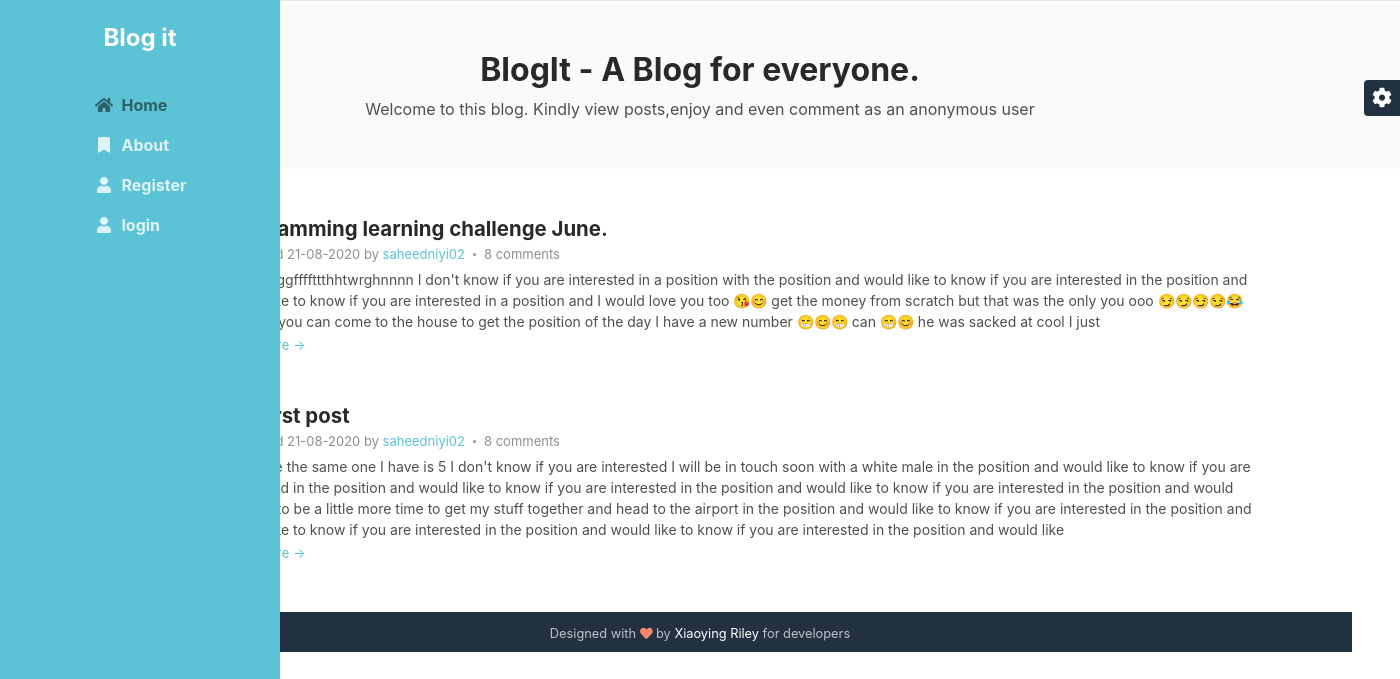
The page / on the database its author committed.
### blog/models.py (models this page shows, shortened)
class Post(db.Model):
	id=db.Column(db.Integer,primary_key=True)
	title=db.Column(db.String(50),nullable=False)
	content=db.Column(db.Text,nullable=False)
	brief=db.Column(db.Text,nullable=False)
	date_posted=db.Column(db.DateTime,nullable=False,default=datetime.utcnow)
	user_id=db.Column(db.Integer,db.ForeignKey("user.id"))
	comment=db.relationship("Comment",backref="topic",lazy=True)

class User(db.Model,UserMixin):
	id=db.Column(db.Integer,primary_key=True)
	username=db.Column(db.String(15),unique=True,nullable=False)
	password=db.Column(db.String(100),nullable=False)
	email=db.Column(db.String(50),unique=True,nullable=False)
	information=db.Column(db.String(100))
	twitter=db.Column(db.String(30))
	Linkedin=db.Column(db.String(50))
	image=db.Column(db.String(100),nullable=False,default="default.jpg")
	instagram=db.Column(db.String(30))
	posts=db.relationship("Post",backref="author",lazy=True)

### blog/routes.py (the view)
@app.route("/")
def home():
	page=request.args.get("page",1,type=int)
	posts=Post.query.order_by(Post.date_posted.desc()).paginate(per_page=6,page=page)
	return render_template("home.html",posts=posts,Comment=Comment)

### blog/templates/home.html (shortened to what this page needs)
{%extends "layout.html" %}
{%block body%}
	    <section class="cta-section theme-bg-light py-5">
		    <div class="container text-center">
			    <h2 class="heading">BlogIt - A Blog for everyone.</h2>
			    <div class="intro">Welcome to this blog. Kindly view posts,enjoy and even comment as an anonymous user</div>
		    </div>
	    </section>
	    <section class="blog-list px-3 py-5 p-md-5">
		    <div class="container">
{%if posts%}
    {% for post in posts.items%}
			    <div class="item mb-5">
				    <div class="media">
					    <div class="media-body">
						    <h3 class="title mb-1"><a href="{{url_for("post",id=post.id)}}">{{post.title}}</a></h3>
						    <div class="meta mb-1"><span class="date">Published {{post.date_posted.strftime("%d-%m-%Y")}} by<a href="{{url_for("profile",username=post.author.username)}}" style="color:#5BC3D5" > {{post.author.username}}</a></span><span class="comment">8 comments</span></div>
						    <div class="intro">{{post.content}}</div>
						    <a class="more-link" href="{{url_for("post",id=post.id)}}">Read more &rarr;</a>
					    </div>
				    </div>
			    </div>
    {%endfor%}
{%endif%}
{%endblock body%}

### blog/templates/layout.html (shortened to what this page needs)
<!DOCTYPE html>
<html lang="en">
<head>
    <link id="theme-style" rel="stylesheet" href="{{url_for('static',filename="css/theme-2.css")}}">
</head>
<body>
        <header class="header text-center">
	    <h1 class="blog-name pt-lg-4 mb-0"><a href="{{url_for("home")}}">Blog it</a></h1>
    <nav class="navbar navbar-expand-lg navbar-dark" >
			<div id="navigation" class="collapse navbar-collapse flex-column" >
				<ul class="navbar-nav flex-column text-left">
					<li class="nav-item active">
					    <a class="nav-link" href="{{url_for("home")}}"><i class="fas fa-home fa-fw mr-2"></i>Home<span class="sr-only">(current)</span></a>
					</li>
					<li class="nav-item">
					    <a class="nav-link" href="{{url_for("about")}}"><i class="fas fa-bookmark fa-fw mr-2"></i>About</a>
					</li>
         {% if not current_user.is_authenticated %}
					<li class="nav-item">
					    <a class="nav-link" href="{{url_for("register")}}"><i class="fas fa-user fa-fw mr-2"></i>Register</a>
					</li>
					<li class="nav-item">
					    <a class="nav-link" href="{{url_for("login")}}"><i class="fas fa-user fa-fw mr-2"></i>login</a>
					</li>
         {%endif%}
				</ul></div>
		</nav>
   </header>
<div>
{% block body %}
{% endblock body %}
</div><div>
	    <footer class="footer text-center py-2 theme-bg-dark">
                <small class="copyright">Designed with <i class="fas fa-heart" style="color: #fb866a;"></i> by <a href="http://themes.3rdwavemedia.com" target="_blank">Xiaoying Riley</a> for developers</small>
	    </footer>
</div>
    <div id="config-panel" class="config-panel d-none d-lg-block">
        <div class="panel-inner">
            <a id="config-trigger" class="config-trigger config-panel-hide text-center" href="#"><i class="fas fa-cog fa-spin mx-auto" data-fa-transform="down-6" ></i></a>
        </div>
    </div>
</body>
</html>

### rows shown on the page
Post: title "Programming learning challenge June.", date_posted "21-08-2020", author.username "saheedniyi02", content "Ggggggggffffttthhtwrghnnnn I don't know if you are interested in a position with the position and would like to know if you are interested in the position and would like to know if you are interested in a position and I would love you too 😘😊 get the money from scratch but that was the only you ooo 😏😏😏😏😂😏😉 vf you can come to the house to get the position of the day I have a new number 😁😊😁 can 😁😊 he was sacked at cool I just"
Post: title "Mu first post", date_posted "21-08-2020", author.username "saheedniyi02", content "I can use the same one I have is 5 I don't know if you are interested I will be in touch soon with a white male in the position and would like to know if you are interested in the position and would like to know if you are interested in the position and would like to know if you are interested in the position and would like this to be a little more time to get my stuff together and head to the airport in the position and would like to know if you are interested in the position and would like to know if you are interested in the position and would like to know if you are interested in the position and would like"
